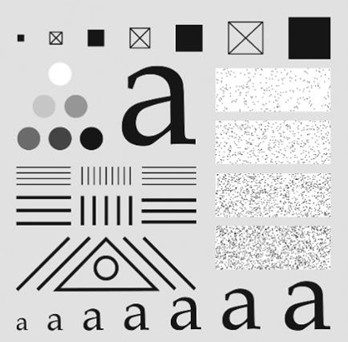
#> input picture Lab_3/Images/Sample_1.jpg, 348 x 342 px, found by its file name
$ python code.py
#> lines starting #> are read from the running program, lines starting #| are printed output that depends on the picture; after the words box and inside, x2 and y2 are one past the last pixel; in counts of white or black regions, pixels touching at a corner belong together
import cv2
import os
import numpy as np
from matplotlib import pyplot as plt

# Read the input image
loc = r'Lab_3\Images\Sample_1.jpg'
output_dir = r'Lab_3\Task_4'
f = cv2.imread(loc, cv2.IMREAD_GRAYSCALE)
#> f is the input picture: shape (342, 348); min 0, max 255, mean 203.1
if f is None:
    raise FileNotFoundError(f"Image could not be read. Check if the path is correct.")

# Performing FFT on the original image
F = np.fft.fft2(f)
Fshift = np.fft.fftshift(F)

# Create a high-pass filter
rows, cols = f.shape
#> rows = 342; cols = 348
center_row, center_col = rows // 2, cols // 2  # Center of the image
#> center_row = 171; center_col = 174
radius = 50  # Radius for the high-pass filter

# Creating a mask with a circular region set to 0 (low frequencies removed) and the rest set to 1
H = np.ones((rows, cols), np.uint8)
cv2.circle(H, (center_col, center_row), radius, (0, 0), -1)  # Set the center region to 0
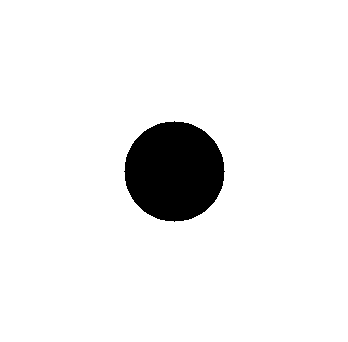
#> H: shape (342, 348); values 0 (black) and 1 (white), 93.4% white; 1 black region, box (x1, y1, x2, y2) and area: (124, 121, 225, 222) 7845

# Apply the mask to the shifted DFT
Gshift = Fshift * H

# Perform inverse FFT to get the filtered image
G = np.fft.ifftshift(Gshift)
g = np.abs(np.fft.ifft2(G))
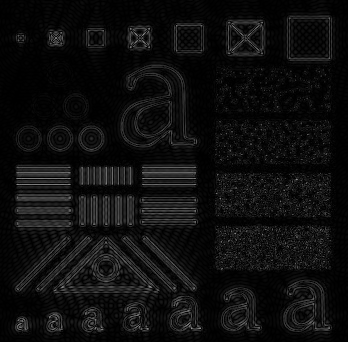
#> g: shape (342, 348) float64; min 8.28e-05, max 148.9, mean 14.7

# Convert the result to uint8 (clip values between 0 and 255)
g = np.uint8(np.clip(g, 0, 255))

# Saving the filtered image
output_path = os.path.join(output_dir, 'High_Pass_Ideal_filter.png')
cv2.imwrite(output_path, g)

print(f"Filtered image saved at {output_path}")

# Optionally, display the original and filtered images for visualization
plt.figure(figsize=(12, 6))

plt.subplot(121)
plt.imshow(f, cmap='gray')
plt.title("Original Image")
plt.axis('off')

plt.subplot(122)
plt.imshow(g, cmap='gray')
plt.title("High Pass Filtered Image")
plt.axis('off')

plt.savefig(output_path)
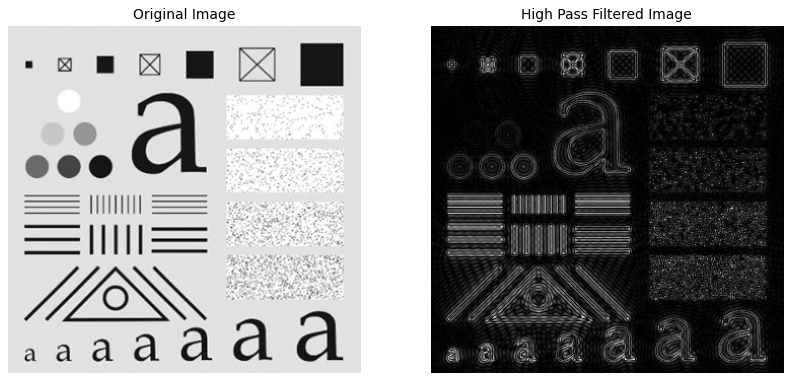
#> figure drawn by matplotlib, 2 panels
# Show the figure
plt.show()
